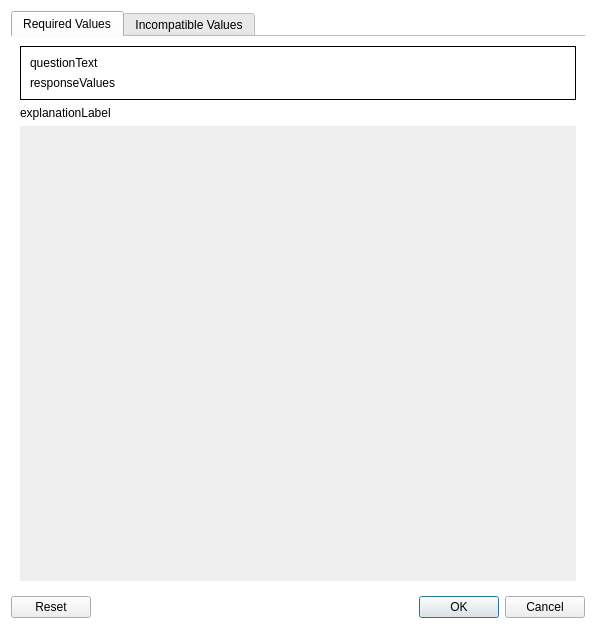
<?xml version="1.0" encoding="UTF-8"?>
<ui version="4.0">
 <class>AttributeRulesDialog</class>
 <widget class="QDialog" name="AttributeRulesDialog">
  <property name="geometry">
   <rect>
    <x>0</x>
    <y>0</y>
    <width>596</width>
    <height>629</height>
   </rect>
  </property>
  <property name="windowTitle">
   <string>Dialog</string>
  </property>
  <property name="styleSheet">
   <string notr="true">QDialog{background-color: white;}</string>
  </property>
  <layout class="QVBoxLayout" name="verticalLayout_6">
   <item>
    <widget class="QTabWidget" name="tabWidget">
     <property name="currentIndex">
      <number>0</number>
     </property>
     <property name="usesScrollButtons">
      <bool>false</bool>
     </property>
     <property name="documentMode">
      <bool>true</bool>
     </property>
     <widget class="QWidget" name="reqTab">
      <attribute name="title">
       <string>Required Values</string>
      </attribute>
      <layout class="QVBoxLayout" name="reqVerticalLayout">
       <item>
        <widget class="QFrame" name="responseValuesFrame_2">
         <property name="frameShape">
          <enum>QFrame::Shape::Box</enum>
         </property>
         <property name="frameShadow">
          <enum>QFrame::Shadow::Plain</enum>
         </property>
         <layout class="QVBoxLayout" name="verticalLayout_5">
          <item>
           <widget class="QLabel" name="questionTextLabel_2">
            <property name="text">
             <string>questionText</string>
            </property>
            <property name="wordWrap">
             <bool>true</bool>
            </property>
           </widget>
          </item>
          <item>
           <widget class="QLabel" name="responseValuesLabel_2">
            <property name="text">
             <string>responseValues</string>
            </property>
            <property name="wordWrap">
             <bool>true</bool>
            </property>
           </widget>
          </item>
         </layout>
        </widget>
       </item>
       <item>
        <widget class="QLabel" name="reqExplanationLabel">
         <property name="text">
          <string>explanationLabel</string>
         </property>
         <property name="wordWrap">
          <bool>true</bool>
         </property>
        </widget>
       </item>
       <item>
        <widget class="QScrollArea" name="reqScrollArea">
         <property name="frameShape">
          <enum>QFrame::Shape::NoFrame</enum>
         </property>
         <property name="frameShadow">
          <enum>QFrame::Shadow::Plain</enum>
         </property>
         <property name="lineWidth">
          <number>0</number>
         </property>
         <property name="sizeAdjustPolicy">
          <enum>QAbstractScrollArea::SizeAdjustPolicy::AdjustToContents</enum>
         </property>
         <property name="widgetResizable">
          <bool>true</bool>
         </property>
         <widget class="QWidget" name="reqScrollAreaWidget">
          <property name="geometry">
           <rect>
            <x>0</x>
            <y>0</y>
            <width>560</width>
            <height>449</height>
           </rect>
          </property>
          <layout class="QVBoxLayout" name="reqScrollAreaLayout"/>
         </widget>
        </widget>
       </item>
      </layout>
     </widget>
     <widget class="QWidget" name="incompTab">
      <attribute name="title">
       <string>Incompatible Values</string>
      </attribute>
      <layout class="QVBoxLayout" name="incompVerticalLayout">
       <item>
        <widget class="QFrame" name="responseValuesFrame">
         <property name="frameShape">
          <enum>QFrame::Shape::Box</enum>
         </property>
         <property name="frameShadow">
          <enum>QFrame::Shadow::Plain</enum>
         </property>
         <layout class="QVBoxLayout" name="verticalLayout_3">
          <item>
           <widget class="QLabel" name="questionTextLabel">
            <property name="lineWidth">
             <number>0</number>
            </property>
            <property name="text">
             <string>questionText</string>
            </property>
            <property name="wordWrap">
             <bool>true</bool>
            </property>
           </widget>
          </item>
          <item>
           <widget class="QLabel" name="responseValuesLabel">
            <property name="text">
             <string>responseValues</string>
            </property>
            <property name="wordWrap">
             <bool>true</bool>
            </property>
           </widget>
          </item>
         </layout>
        </widget>
       </item>
       <item>
        <widget class="QLabel" name="incompExplanationLabel">
         <property name="lineWidth">
          <number>0</number>
         </property>
         <property name="text">
          <string>explanationLabel</string>
         </property>
         <property name="wordWrap">
          <bool>true</bool>
         </property>
        </widget>
       </item>
       <item>
        <widget class="QScrollArea" name="incompScrollArea">
         <property name="frameShape">
          <enum>QFrame::Shape::NoFrame</enum>
         </property>
         <property name="frameShadow">
          <enum>QFrame::Shadow::Plain</enum>
         </property>
         <property name="lineWidth">
          <number>0</number>
         </property>
         <property name="horizontalScrollBarPolicy">
          <enum>Qt::ScrollBarPolicy::ScrollBarAlwaysOff</enum>
         </property>
         <property name="sizeAdjustPolicy">
          <enum>QAbstractScrollArea::SizeAdjustPolicy::AdjustToContents</enum>
         </property>
         <property name="widgetResizable">
          <bool>true</bool>
         </property>
         <widget class="QWidget" name="incompScrollAreaWidget">
          <property name="geometry">
           <rect>
            <x>0</x>
            <y>0</y>
            <width>560</width>
            <height>449</height>
           </rect>
          </property>
          <layout class="QVBoxLayout" name="incompScrollAreaLayout"/>
         </widget>
        </widget>
       </item>
      </layout>
     </widget>
    </widget>
   </item>
   <item>
    <widget class="QDialogButtonBox" name="buttonBox">
     <property name="orientation">
      <enum>Qt::Orientation::Horizontal</enum>
     </property>
     <property name="standardButtons">
      <set>QDialogButtonBox::StandardButton::Cancel|QDialogButtonBox::StandardButton::Ok|QDialogButtonBox::StandardButton::Reset</set>
     </property>
    </widget>
   </item>
  </layout>
 </widget>
 <resources/>
 <connections>
  <connection>
   <sender>buttonBox</sender>
   <signal>accepted()</signal>
   <receiver>AttributeRulesDialog</receiver>
   <slot>accept()</slot>
   <hints>
    <hint type="sourcelabel">
     <x>248</x>
     <y>254</y>
    </hint>
    <hint type="destinationlabel">
     <x>157</x>
     <y>274</y>
    </hint>
   </hints>
  </connection>
  <connection>
   <sender>buttonBox</sender>
   <signal>rejected()</signal>
   <receiver>AttributeRulesDialog</receiver>
   <slot>reject()</slot>
   <hints>
    <hint type="sourcelabel">
     <x>316</x>
     <y>260</y>
    </hint>
    <hint type="destinationlabel">
     <x>286</x>
     <y>274</y>
    </hint>
   </hints>
  </connection>
 </connections>
</ui>
